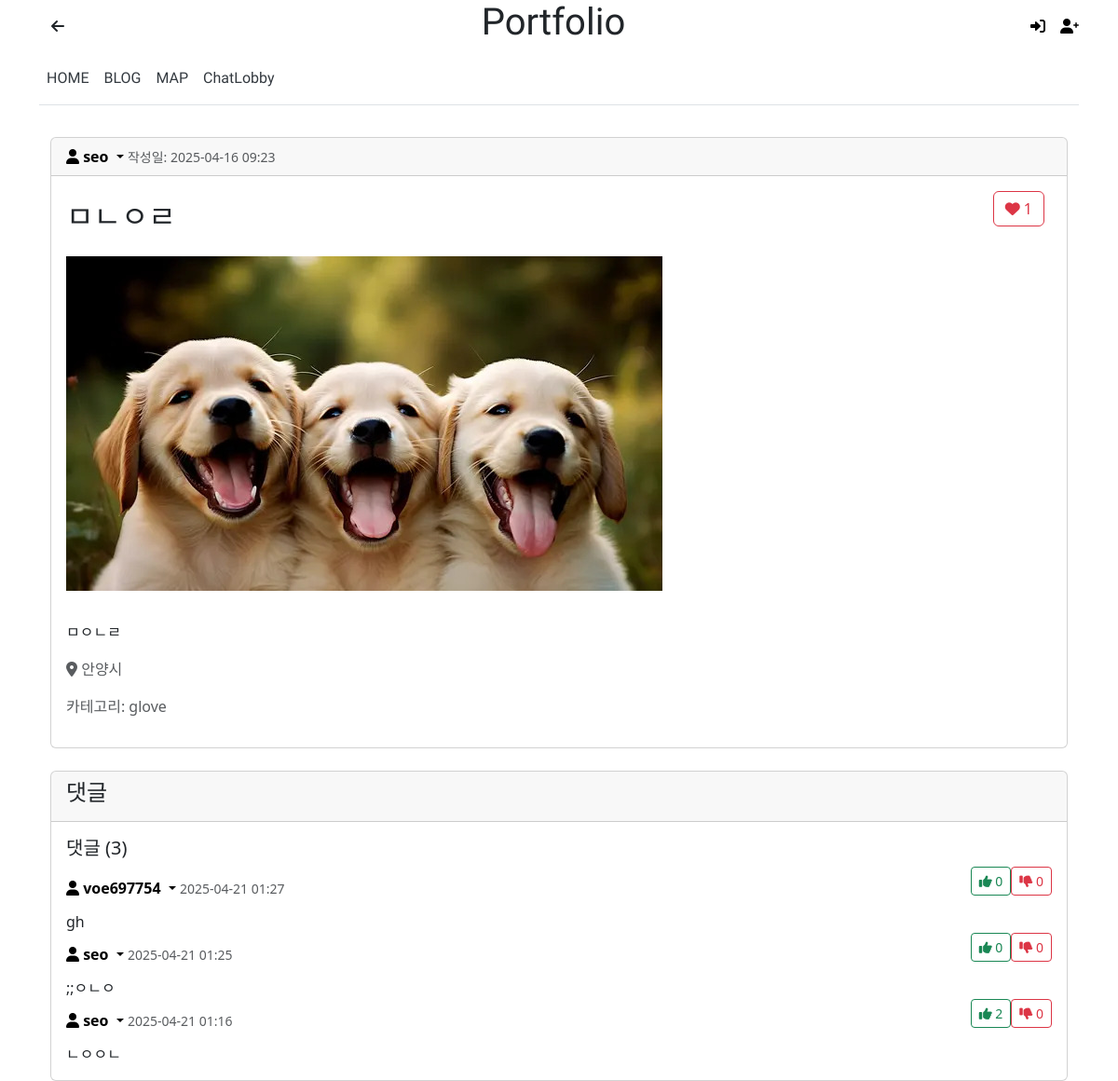
The app's page /post/2/, older data.
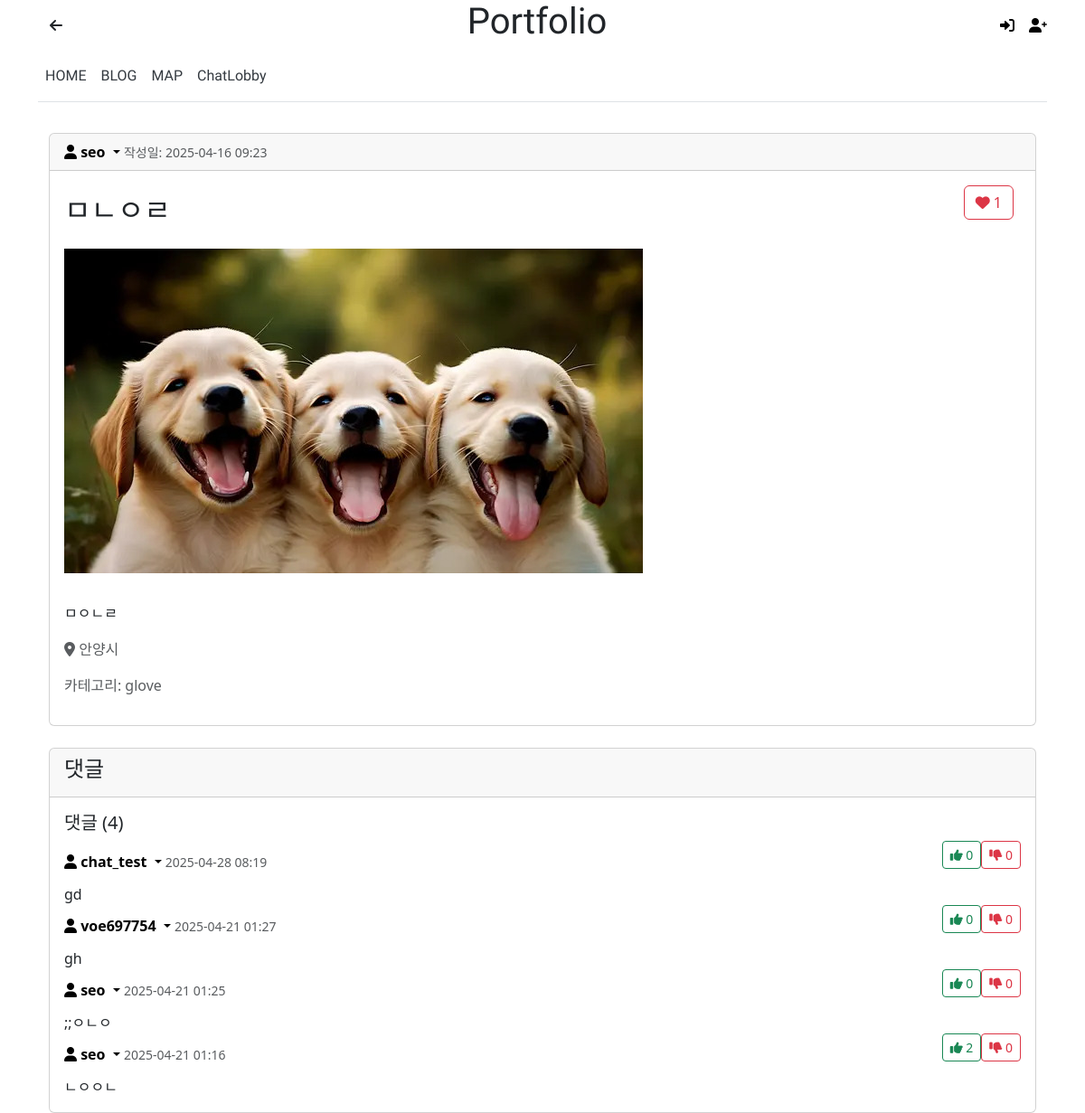
The same page, newer data.
### main/models.py (models this page shows, shortened)
class Post(models.Model):
    title = models.CharField(max_length=200)
    content = models.TextField()
    category = models.CharField(max_length=100)  # 카테고리를 문자열로 저장
    author = models.ForeignKey(User, on_delete=models.CASCADE)
    created_at = models.DateTimeField(auto_now_add=True)
    updated_at = models.DateTimeField(auto_now=True)
    date_posted = models.DateTimeField(default=timezone.now)
    image = models.ImageField(upload_to='post_images', null=True, blank=True)
    region = models.CharField(max_length=100, null=True, blank=True)
    likes = models.ManyToManyField(User, related_name='post_likes', blank=True)

class Comment(models.Model):
    post = models.ForeignKey(Post, on_delete=models.CASCADE, related_name='comments')
    author = models.ForeignKey(User, on_delete=models.CASCADE)
    content = models.TextField()
    created_at = models.DateTimeField(default=timezone.now)
    likes = models.ManyToManyField(User, related_name='comment_likes', blank=True)
    dislikes = models.ManyToManyField(User, related_name='comment_dislikes', blank=True)

### main/views.py (the view, shortened to what this page needs)
# urls.py: path('post/<int:pk>/', views.post_detail, name='post_detail'),
def post_detail(request, pk):
    post = get_object_or_404(Post, pk=pk)
    comments = post.comments.all().order_by('-created_at')
    comment_form = CommentForm()
    context = {
        'post': post,
        'comments': comments,
        'comment_form': comment_form
    }
    return render(request, 'main/post_detail.html', context)

### main/templates/main/post_detail.html (shortened to what this page needs)
{% extends 'main/base.html' %}
{% load static %}
{% block content %}
<div class="container mt-4">
    <div class="card mb-4">
        <div class="card-header">
            <div class="d-flex justify-content-between align-items-center">
                <div class="dropdown">
                    <a href="#" class="text-decoration-none dropdown-toggle" id="userMenu" data-bs-toggle="dropdown" aria-expanded="false">
                        <i class="fas fa-user"></i>
                        <strong>{{ post.author.username }}</strong>
                    </a>
                    <small class="text-muted">
                        작성일: {{ post.date_posted|date:"Y-m-d H:i" }}
                    </small>
                </div>
            </div>
        </div>
        <div class="card-body">
            <div class="d-flex justify-content-between align-items-center mb-3">
                <h2 class="mb-0">{{ post.title }}</h2>
                <div class="d-flex align-items-center">
                    <form action="{% url 'post_like' post.pk %}" method="post" class="me-2">
                        <button type="submit" class="btn btn-outline-danger">
                            <i class="fas fa-heart {% if user in post.likes.all %}text-danger{% endif %}"></i>
                            <span>{{ post.likes.count }}</span>
                        </button>
                    </form>
                </div>
            </div>
            {% if post.image %}
            <img src="{{ post.image.url }}" alt="{{ post.title }}" class="img-fluid mb-3"><br/>
            {% endif %}
            <p class="card-text">{{ post.content|linebreaks }}</p>
            {% if post.region %}
            <p class="text-muted"><i class="fas fa-map-marker-alt"></i> {{ post.region }}</p>
            {% endif %}
            <p class="text-muted">카테고리: {{ post.category }}</p>
        </div>
    </div>
    <div class="card">
        <div class="card-header">
            <h4>댓글</h4>
        </div>
        <div class="card-body">
            <div class="comments-section">
                <h5>댓글 ({{ comments.count }})</h5>
                {% for comment in comments %}
                <div class="comment">
                    <div class="d-flex justify-content-between align-items-center">
                        <div>
                            <div class="dropdown">
                                <a href="#" class="text-decoration-none dropdown-toggle" id="commentUserMenu" data-bs-toggle="dropdown" aria-expanded="false">
                                    <i class="fas fa-user"></i>
                                    <strong>{{ comment.author.username }}</strong>
                                </a>
                                <small class="text-muted">{{ comment.created_at|date:"Y-m-d H:i" }}</small>
                            </div>
                        </div>
                        <div class="btn-group">
                            <form action="{% url 'comment_like' comment.pk %}" method="post" class="d-inline">
                                <button type="submit" class="btn btn-sm btn-outline-success">
                                    <i class="fas fa-thumbs-up"></i> {{ comment.likes.count }}
                                </button>
                            </form>
                            <form action="{% url 'comment_dislike' comment.pk %}" method="post" class="d-inline">
                                <button type="submit" class="btn btn-sm btn-outline-danger">
                                    <i class="fas fa-thumbs-down"></i> {{ comment.dislikes.count }}
                                </button>
                            </form>
                        </div>
                    </div>
                    <p class="comment-content mb-0">{{ comment.content }}</p>
                </div>
                {% endfor %}
            </div>
        </div>
    </div>
</div>
{% endblock %}

### main/templates/main/base.html (shortened to what this page needs)
{% load static %}
<link href="https://cdn.jsdelivr.net/npm/bootstrap@5.3.0/dist/css/bootstrap.min.css" rel="stylesheet">
<link href="https://cdnjs.cloudflare.com/ajax/libs/font-awesome/6.0.0/css/all.min.css" rel="stylesheet">
{% block header %}
<div class="container sticky-top bg-white">
  <div class="d-flex justify-content-between align-items-center">
      <a href="javascript:history.back()" class="btn">
        <i class="fas fa-arrow-left"></i>
      </a>
      <h1 class="text-center font flex-grow-1">Portfolio</h1>
      <div class="d-flex ms-auto">
          {% if not user.is_authenticated %}
          <a href="/signup" class="me-3">
            <i class="fa-solid fa-right-to-bracket"></i>
          </a>
          <a href="/login">
              <i class="fa-solid fa-user-plus"></i>
          </a>
          {% endif %}
      </div>
  </div>
  <nav class="navbar navbar-expand-lg border-bottom">
    <ul class="navbar-nav ml-auto">
      <li class="nav-item">
        <a href="/" class="font nav-link">HOME</a>
      </li>
      <li class="nav-item">
        <a href="/blog" class="font nav-link">BLOG</a>
      </li>
      <li class="nav-item">
        <a href="/map" class="font nav-link">MAP</a>
      </li>
      <li class="nav-item">
        <a href="/chat/lobby" class="font nav-link">ChatLobby</a>
      </li>
    </ul>
  </nav>
</div>
{% endblock %}
<body>
  <div class="container" style="padding-top :10px">
    {% block content %}{% endblock %}
  </div>
</body>

### main/templates/main/base.html (style rules this page uses)
.font { font-family: "Diphylleia", serif; font-weight: 400; font-style: normal; }
a { text-decoration: none; color: black; }
.btn-outline-danger { color: #dc3545; border-color: #dc3545; background-color: transparent; }
.nav-link { color: #343a40; border-color: #343a40; }

Row changes from the older to the newer data that the page shows:
added Comment: author.username "chat_test", created_at "2025-04-28 08:19", likes.count "0", dislikes.count "0", content "gd"
Text that changed along with them:
{{ comments.count }}: "3" → "4"
